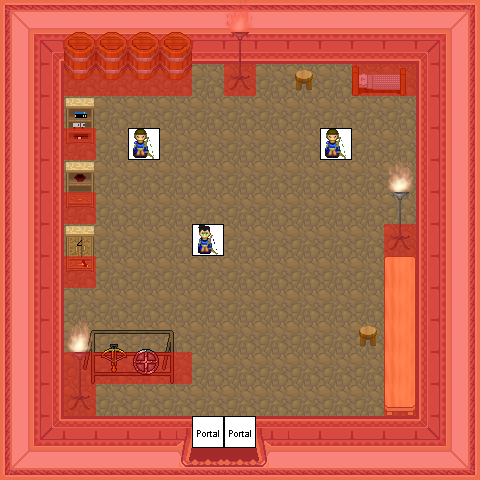

The image is a tile-based game level rendered from a .tmx file. Its description and source (layers, tilesets, objects; grid data summarised) follow:
An orthogonal 15x15 tile map with 32x32 px tiles, 8 tile layers (0_floor, 1_terrain, 2_object, 3_roof, ...), 16 tilesets and 2 objects (2x mapchange_exit).

<map version="1.8" tiledversion="1.8.4" orientation="orthogonal" renderorder="right-down" width="15" height="15" tilewidth="32" tileheight="32" infinite="0" nextlayerid="9" nextobjectid="1">
 <tileset firstgid="1" name="wall" tilewidth="32" tileheight="32" tilecount="16" columns="2">
  <image source="../../tileset/building/wall/int_wall_pale.png" width="64" height="256" />
 </tileset>
 <tileset firstgid="17" name="wall2" tilewidth="32" tileheight="32" tilecount="20" columns="2">
  <image source="../../tileset/building/wall/int_wall_purple.png" width="64" height="320" />
 </tileset>
 <tileset firstgid="37" name="entrance" tilewidth="32" tileheight="32" tilecount="36" columns="9">
  <image source="../../tileset/building/entrance/pale_red_ns.png" width="288" height="128" />
 </tileset>
 <tileset firstgid="73" name="entrance details" tilewidth="32" tileheight="32" tilecount="6" columns="3">
  <image source="../../tileset/building/entrance/detail_ns.png" width="96" height="64" />
 </tileset>
 <tileset firstgid="79" name="ground_4" tilewidth="32" tileheight="32" tilecount="40" columns="4">
  <image source="../../tileset/ground/ground_4.png" width="128" height="320" />
 </tileset>
 <tileset firstgid="119" name="barel" tilewidth="32" tileheight="32" tilecount="2" columns="1">
  <image source="../../tileset/item/pot/small_barrel.png" width="32" height="64" />
 </tileset>
 <tileset firstgid="121" name="bed" tilewidth="32" tileheight="32" tilecount="2" columns="2">
  <image source="../../tileset/furniture/bed/side_on.png" width="64" height="32" />
 </tileset>
 <tileset firstgid="123" name="stool" tilewidth="32" tileheight="32" tilecount="1" columns="1">
  <image source="../../tileset/furniture/chair/stool.png" width="32" height="32" />
 </tileset>
 <tileset firstgid="124" name="shelf" tilewidth="32" tileheight="32" tilecount="6" columns="3">
  <image source="../../tileset/furniture/shelve/bright_bookshelf_and_cupboard.png" width="96" height="64" />
 </tileset>
 <tileset firstgid="130" name="collision" tilewidth="32" tileheight="32" tilecount="1" columns="1">
  <image source="../../tileset/logic/collision.png" width="32" height="32" />
 </tileset>
 <tileset firstgid="131" name="portal" tilewidth="32" tileheight="32" tilecount="24" columns="8">
  <image source="../../tileset/logic/portal.png" width="256" height="96" />
 </tileset>
 <tileset firstgid="155" name="weapon rack" tilewidth="32" tileheight="32" tilecount="18" columns="9">
  <image source="../../tileset/item/armor/weapons_rack.png" width="288" height="64" />
 </tileset>
 <tileset firstgid="173" name="table2" tilewidth="32" tileheight="32" tilecount="3" columns="1">
  <image source="../../tileset/furniture/table/long_front_on_pale.png" width="32" height="96" />
 </tileset>
 <tileset firstgid="176" name="steel lamp" tilewidth="32" tileheight="32" tilecount="3" columns="1">
  <image source="../../tileset/furniture/light/iron_lamp.png" width="32" height="96" />
 </tileset>
 <tileset firstgid="179" name="flames" tilewidth="32" tileheight="32" tilecount="6" columns="6">
  <image source="../../tileset/furniture/light/flames.png" width="192" height="32" />
 </tileset>
 <tileset firstgid="185" name="imperials" tilewidth="32" tileheight="32" tilecount="16" columns="8">
  <image source="../../tileset/logic/creature/human_imperial.png" width="256" height="64" />
 </tileset>
 <layer id="1" name="0_floor" width="15" height="15">
  <data>[225 cells, 225 non-empty, 1 distinct tile ids]</data>
 </layer>
 <layer id="2" name="1_terrain" width="15" height="15">
  <data>[225 cells, 127 non-empty, 37 distinct tile ids]</data>
 </layer>
 <layer id="3" name="2_object" width="15" height="15">
  <data>[225 cells, 7 non-empty, 3 distinct tile ids]</data>
 </layer>
 <layer id="4" name="3_roof" width="15" height="15">
  <data>[225 cells, 13 non-empty, 12 distinct tile ids]</data>
 </layer>
 <layer id="5" name="4_roof_add" width="15" height="15">
  <data>[225 cells, 1 non-empty, 1 distinct tile ids]</data>
 </layer>
 <layer id="6" name="objects" width="15" height="15">
  <data>[225 cells, 5 non-empty, 3 distinct tile ids]</data>
 </layer>
 <layer id="7" name="collision" width="15" height="15" opacity="0.44">
  <data>[225 cells, 123 non-empty, 1 distinct tile ids]</data>
 </layer>
 <layer id="8" name="protection" width="15" height="15">
  <data>[225 cells, 0 non-empty, 0 distinct tile ids]</data>
 </layer>
 <objectgroup name="Mapevents">
  <object name="house6_entrance_west" type="mapchange_exit" id="1" x="192" y="416" width="32" height="32">
   <properties>
    <property name="map" value="-1_fado_great_cave_w_x2_y3" />
    <property name="place" value="house6_west_entrance" />
   </properties>
  </object>
  <object name="house6_entrance_east" type="mapchange_exit" id="2" x="224" y="416" width="32" height="32">
   <properties>
    <property name="map" value="-1_fado_great_cave_w_x2_y3" />
    <property name="place" value="house6_east_entrance" />
   </properties>
  </object>
 </objectgroup>
</map>
